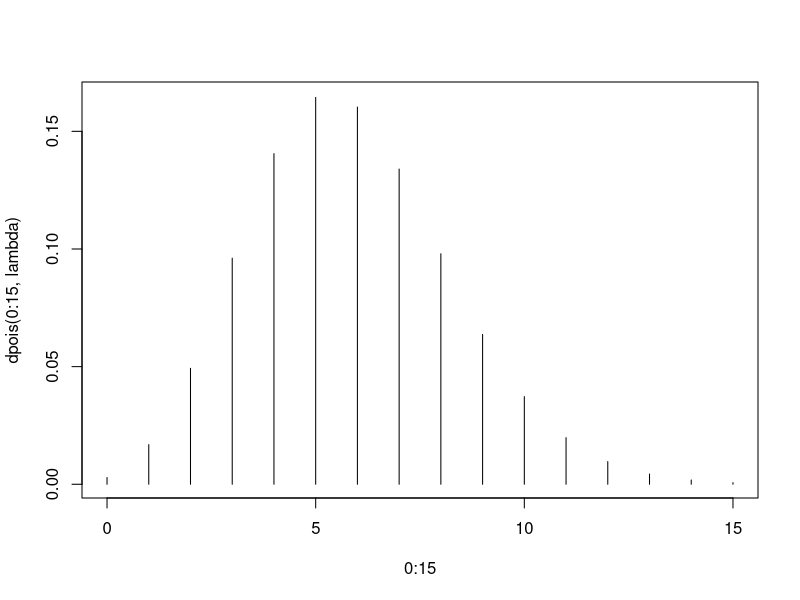

Recreate this plot in R.
# Un de cada milió de sectors
# El proveidor de discs durs de l'any passat comercialitza ara un model de {tamany = 325} GB, i estem analitzant si ens convé. Aquest fabricant ha fet proves per quantificar l'aparició de sectors defectuosos, que no sol ser un problema mentre sigui un nombre petit, i ha determinat que la probabilitat que no s'observi cap defecte en un disc tipus de 100 GB durant un any de funcionament és {prob = 0.1653}.
tamany = 325;
prob = 0.1653;

# Pregunta 1: Una d'aquestes distribucions correspon al nombre de sectors defectuosos d'un disc de 325 GB en un any (es mostren els valors corresponents al 99% central). Selecciona la distribució correcta (1, 2 o 3).
lambda = -log(prob)*tamany/100;
plot(0:15, dpois(0:15, lambda), type = "h");

# Pregunta 2: Quin seria el nombre esperat de defectes en el disc que es comercialitza, per a un hipotètic periode de {anys = 4} anys i {mesos = 6} mesos d'activitat?
anys = 4; mesos = 6;
temps = anys + mesos/12;
pregunta2 <-  lambda*temps;
pregunta2;

# Pregunta 3: Segurament és preferible tenir una mesura de quin és el risc en una situació més extrema. Per exemple, saber quin és el màxim nombre previst de sectors defectuosos, amb un error del {error = 5}%, per discos amb {anys = 4} anys i {mesos = 6} mesos d'antiguitat. Respon amb un nombre enter, arrodonit per excés.
error = 5;
temps = anys + mesos/12;
pregunta3 <- ceiling(qnorm(1-error/100, lambda*temps, sqrt(lambda*temps)));
pregunta3;

# Pregunta 4: La garantia dels discs estableix que es reemplaçaran de franc, i per un únic cop, els discos avariats dins del període de garantia, entenent-se per avariat un disc amb més de 'n' sectors defectuosos. Calculeu quin ha de ser el valor de 'n' per tal que, en promig, només calgui substituir, com a màxim, un 1% dels discos al llarg d'un període de garantia de {anys = 3} anys.
anys = 3;
pregunta4 <- ceiling(qnorm(0.99, lambda*anys, sqrt(lambda*anys)));
pregunta4;

# Pregunta 5: En lloc d'una garantia de {anys1 = 3} anys, s'ofereix una alternativa: {anys2 = 2.5} anys, tenint en compte que s'enten com a disc avariat si presenta {n = 21} sectors defectuosos com a mínim. Si un client agafa aquest garantia,
    # quina és la probabilitat que li hagin de reemplaçar el disc?
    # És preferible aquesta garantia, des del punt de vista del client?
anys1 = 3; anys2 = 2.5;
n = 21;
p1 <- pnorm(n, lambda*anys1, sqrt(lambda*anys1));
p2 <- pnorm(n, lambda*anys2, sqrt(lambda*anys2));
millor = "S";
if (p1 >= p2) millor = "N";
print(paste(1 - p2, millor));

# Pregunta 6: Calculeu el valor esperat del cost per substitució en garantia per disc venut, si el període de garantia és de {anys = 3} anys, 'n' = {n = 24} i el cost d'un disc és de {preu = 1542} euros.
anys = 3;
n = 24;
preu = 1542;
pregunta6 <- preu * (1 - pnorm(n, lambda*anys, sqrt(lambda*anys)));
pregunta6;
